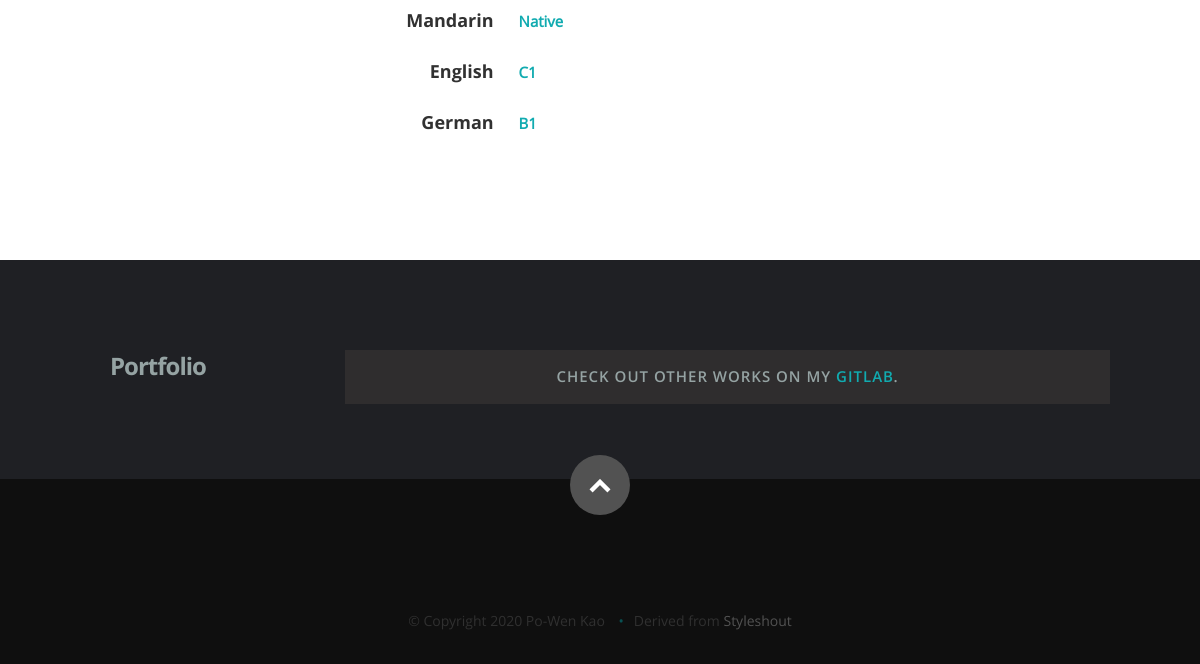
Before: / (lower part) with the older database file.
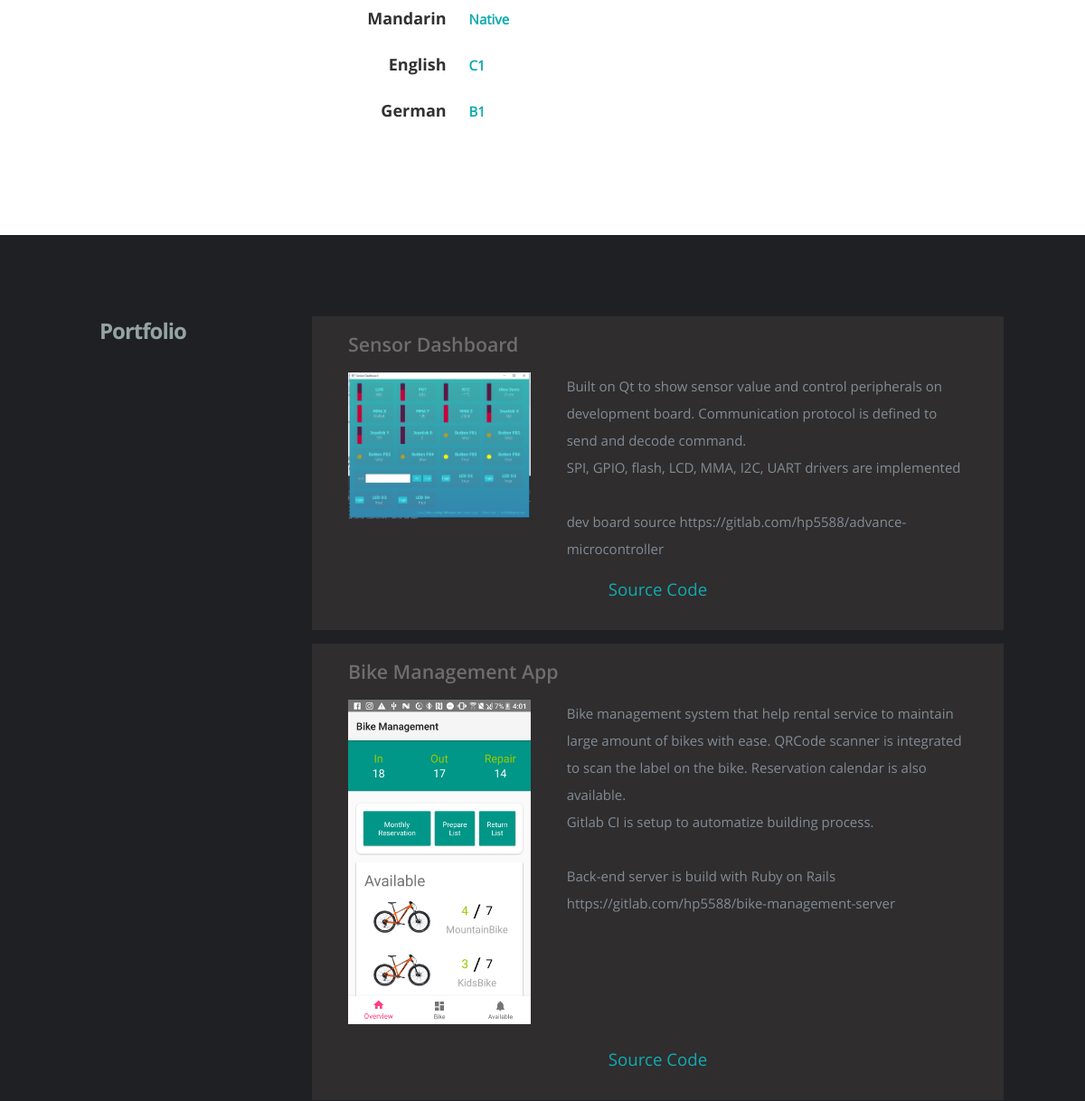
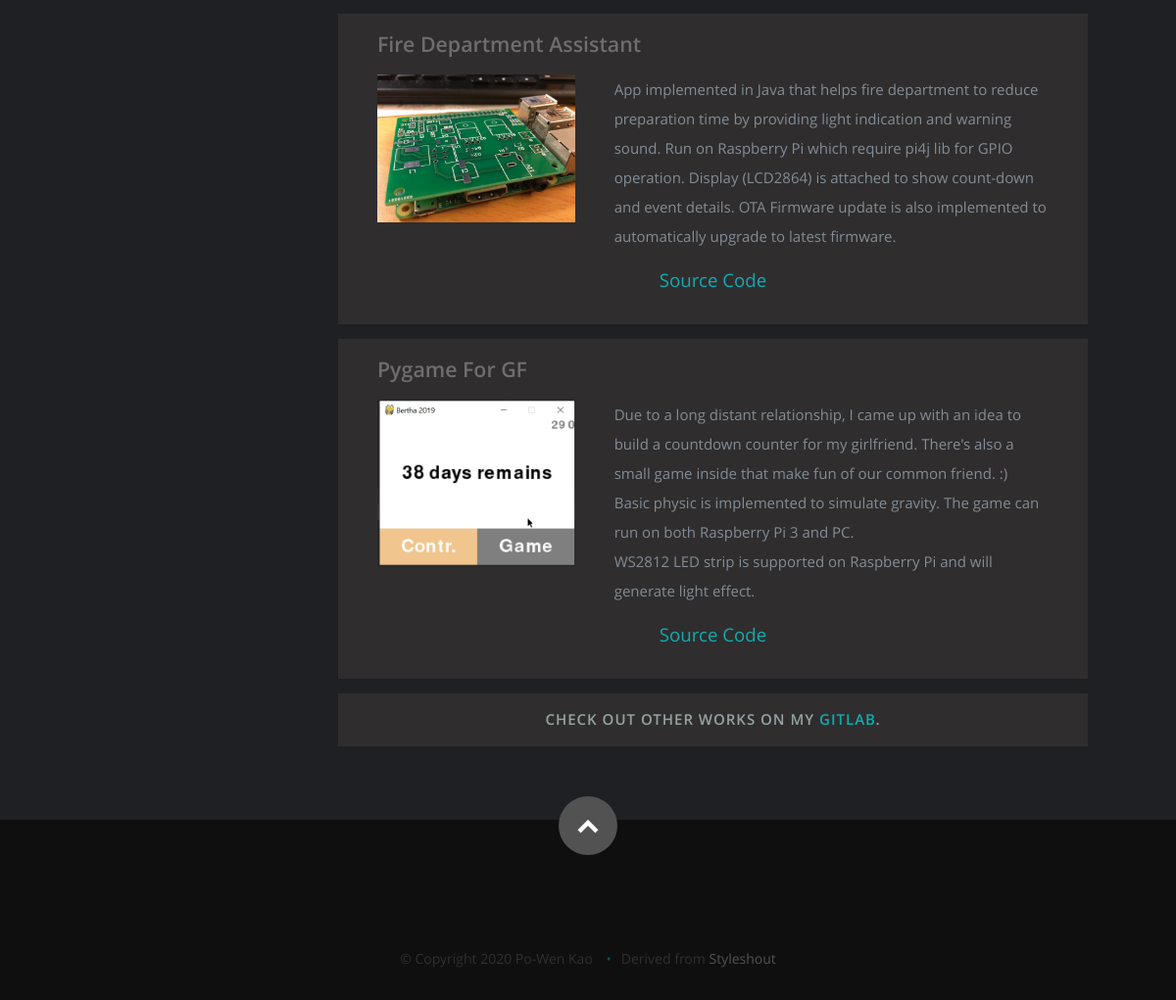
After: the same page with the newer database file (2 pictures, top to bottom).
### cv/models.py (models this page shows, shortened)
class Skill(models.Model):
    name = models.CharField(max_length=100)
    category = models.ForeignKey('SkillCategory', on_delete=models.DO_NOTHING, null=True)
    level = models.IntegerField('level of skill range from 0 to 10', blank=True, null=True)
    def get_category(self):
        return self.category

class Framework(models.Model):
    name = models.CharField(max_length=100)
    skill = models.ForeignKey('Skill', on_delete=models.DO_NOTHING, null=True)
    def __str__(self):
        return self.name

class Portfolio(models.Model):
    name = models.CharField(max_length=100)
    image = models.ImageField(upload_to="portfolio/images")
    description = models.TextField()
    rank = models.IntegerField()
    link = models.TextField(default="")

### cv/views.py (the view)
# urls.py: path('', views.index, name='index'),
def index(request):
    experience_list = Experience.objects.order_by('-end_date')
    education_list = Education.objects.order_by('-end_date')
    skill_list = Skill.objects.all().order_by('category')
    portfolio_list = Portfolio.objects.all().order_by('rank')
    template = loader.get_template('cv/index.html')
    context = {
        'experience_list': experience_list,
        'education_list': education_list,
        'skill_list': skill_list,
        'portfolio_list': portfolio_list,
    }
    return HttpResponse(template.render(context, request))

### cv/templates/cv/index.html (shortened to what this page needs)
{% load static %}
<!DOCTYPE html>
<html class="no-js" lang="en">
<head>
    <link rel="stylesheet" href="{% static 'cv/css/default.css'%}">
    <link rel="stylesheet" href="{% static 'cv/css/layout.css'%}">
    <link rel="stylesheet" href="{% static 'cv/css/media-queries.css'%}">
    <link rel="stylesheet" href="{% static 'cv/css/magnific-popup.css'%}">
</head>
<body>
   <section id="resume">
      <div class="row skill" id="skills">
         <div class="nine columns main-col">
            {% regroup skill_list by get_category as category_list %}
            {% for category, skill_list in category_list %}
                <table class="skill-category" style="width: 100%; text-align: left">
                    {% if not category.collapse %}
                         {% for skill in skill_list|dictsortreversed:"level" %}
                            <tr>
                                <th style="width: 20%; text-align: right">
                                    <h4>{{ skill.name }} </h4>
                                </th>
                                <th >
                                    <a>{{ skill.framework_set.all|join:" | " }}</a>
                                </th>
                            </tr>
                       {% endfor %}
                    {% endif %}
                </table>
            {% endfor %}
         </div>
      </div>
   </section>
   <section id="portfolio">
      <div class="row">
          <div class="three columns header-col">
              <h1><span>Portfolio</span></h1>
          </div>
          <div class="nine columns main-col">
              {% for port in portfolio_list %}
                  <div class="row portfolio-row">
                      <div class="twelve columns">
                          <h2> {{ port.name }}</h2>
                          <div class="four columns header-col">
                              <img src="{{ port.image.url }}">
                          </div>
                          <div class="eight columns main-col">
                              <pre>{{port.description}}</pre>
                          </div>
                      </div>
                      <div class="twelve columns portfolio-source-link">
                          <a href="{{ port.link }}" target="_blank" style="display: block">Source Code</a>
                      </div>
                  </div>
              {% endfor %}
              <div class="row collapsed portfolio-row">
                  <h3>Check Out other works on my <a href="https://gitlab.com/hp5588">Gitlab</a>.</h3>
              </div>
          </div>
      </div>
   </section>
   <footer>
      <div class="row">
         <div class="twelve columns">
            <ul class="social-links">
               <li><a href="https://www.linkedin.com/in/powen-kao/" target="_blank"><i class="fa fa-linkedin"></i></a></li>
               <li><a href="https://gitlab.com/hp5588" target="_blank"><i class="fa fa-gitlab"></i></a></li>
            </ul>
            <ul class="copyright">
               <li>&copy; Copyright {% now 'Y' %} Po-Wen Kao</li>
               <li>Derived from <a href="http://www.styleshout.com/" title="Styleshout" target="_blank">Styleshout</a></li>
            </ul>
         </div>
         <div id="go-top"><a class="smoothscroll" title="Back to Top" href="#home"><i class="icon-up-open"></i></a></div>
      </div>
   </footer>
</body>
</html>

### cv/static/cv/css/default.css (style rules this page uses)
html, body, div, span, object, iframe, h1, h2, h3, h4, h5, h6, p, blockquote, pre, abbr, address, cite, code, del, dfn, em, img, ins, kbd, q, samp, small, strong, sub, sup, var, b, i, dl, dt, dd, ol, ul, li, fieldset, form, label, legend, table, caption, tbody, tfoot, thead, tr, th, td, article, aside, canvas, details, figcaption, figure, footer, header, hgroup, menu, nav, section, summary, time, mark, audio, video { margin: 0; padding: 0; border: 0; outline: 0; font-size: 100%; vertical-align: baseline; background: transparent; }
article,aside,details,figcaption,figure, footer,header,hgroup,menu,nav,section { display: block; }
code, kbd, pre, samp { settings font-family: monospace, serif; font-size: 1em; }
pre { white-space: pre; white-space: pre-wrap; word-wrap: break-word; }
table { border-spacing: 5px; text-align: left; vertical-align: middle; padding-left: 10px; }
tr, th, td { padding: 5px 10px; }
*, *:before, *:after { -moz-box-sizing: border-box; -webkit-box-sizing: border-box; box-sizing: border-box; }
html { font-size: 62.5%; -webkit-font-smoothing: antialiased; }
body { background: #fff; font-family: 'opensans-regular', sans-serif; font-weight: normal; font-size: 15px; line-height: 30px; color: #838C95; -webkit-font-smoothing: antialiased; -webkit-text-size-adjust: 100%; }
pre { font-family: 'opensans-regular', sans-serif; }
h1, h2, h3, h4, h5, h6 { color: #313131; font-family: 'opensans-bold', sans-serif; font-weight: normal; }
h1 a, h2 a, h3 a, h4 a, h5 a, h6 a { font-weight: inherit; }
h1 { font-size: 38px; line-height: 42px; margin-bottom: 12px; letter-spacing: -1px; }
h2 { font-size: 28px; line-height: 36px; margin-bottom: 6px; }
h3 { font-size: 22px; line-height: 30px; margin-bottom: 12px; }
h4 { font-size: 20px; line-height: 30px; margin-bottom: 6px; }
a, a:visited { text-decoration: none; outline: 0; color: #11ABB0; -webkit-transition: color .3s ease-in-out; -moz-transition: color .3s ease-in-out; -o-transition: color .3s ease-in-out; transition: color .3s ease-in-out; }
ul, ol { margin-bottom: 24px; margin-top: 12px; }
ul { list-style: none outside; }
li { line-height: 18px; margin-bottom: 12px; }
img { max-width: 100%; height: auto; }
.row { width: 96%; max-width: 1020px; margin: 0 auto; }
.row .row { width: auto; max-width: none; margin: 0 -20px; }
.row:before, .row:after { content: " "; display: table; }
.row:after { clear: both; }
.column, .columns { position: relative; padding: 0 20px; min-height: 1px; float: left; }
[class*="column"] + [class*="column"]:last-child { float: right; }
.row .three { width: 25%; }
.row .four { width: 33.33333%; }
.row .eight { width: 66.66667%; }
.row .nine { width: 75%; }
.row .twelve { width: 100%; }

Changed rows visible on the page:
added Portfolio: name "Sensor Dashboard", image (picture), description "Built on Qt to show sensor value and control peripherals on development board. Communication protocol is defined to send and decode command. SPI, GPIO, flash, LCD, MMA, I2C, UART drivers are implemented dev board source https://gitlab.com/hp5588/advance-microcontroller"
added Portfolio: name "Bike Management App", image (picture), description "Bike management system that help rental service to maintain large amount of bikes with ease. QRCode scanner is integrated to scan the label on the bike. Reservation calendar is also available. Gitlab CI is setup to automatize building process. Back-end server is build with Ruby on Rails https://gitlab.com/hp5588/bike-management-server"
added Portfolio: name "Fire Department Assistant", image (picture), description "App implemented in Java that helps fire department to reduce preparation time by providing light indication and warning sound. Run on Raspberry Pi which require pi4j lib for GPIO operation. Display (LCD2864) is attached to show count-down and event details. OTA Firmware update is also implemented to automatically upgrade to latest firmware."
added Portfolio: name "Pygame For GF", image (picture), description "Due to a long distant relationship, I came up with an idea to build a countdown counter for my girlfriend. There's also a small game inside that make fun of our common friend. :) Basic physic is implemented to simulate gravity. The game can run on both Raspberry Pi 3 and PC. WS2812 LED strip is supported on Raspberry Pi and will generate light effect."
